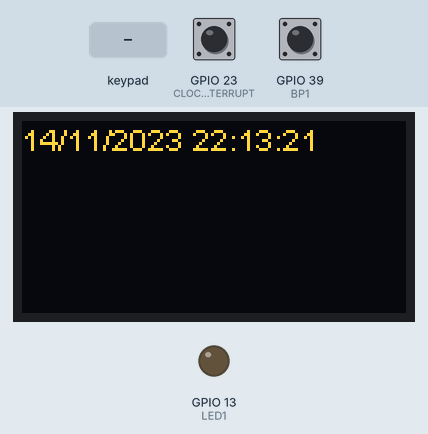
Simulated run of this program. Board: ESP8266 (NodeMCU). Shown: 128×64 one-colour display, output pins drawn as LEDs (lit = HIGH). The test bench sets the inputs (shaded band); at power-on: GPIO 39 (BP1) HIGH, GPIO 23 (CLOCK_INTERRUPT) HIGH. The OLED is the two-colour kind (top 16 rows yellow); the local clock reads 2024-03-15 10:24:30 at power-on unless the program sets it; what the program prints to the serial monitor is not drawn.

Above: at 1.6 s.
1.7 s: GPIO 39 (BP1) driven LOW
At 2.9 s:
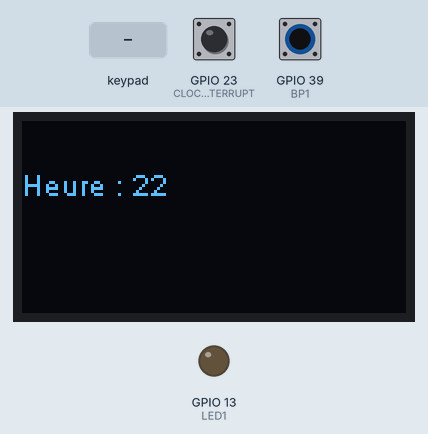
3.5 s: key '*' pressed
At 4.5 s:
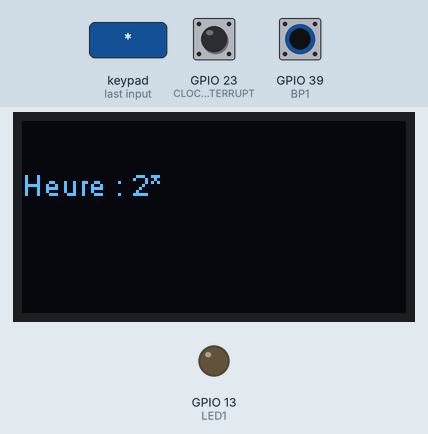
5.5 s: keypad keys 1 2 # pressed 0.4 s apart
At 7.9 s:
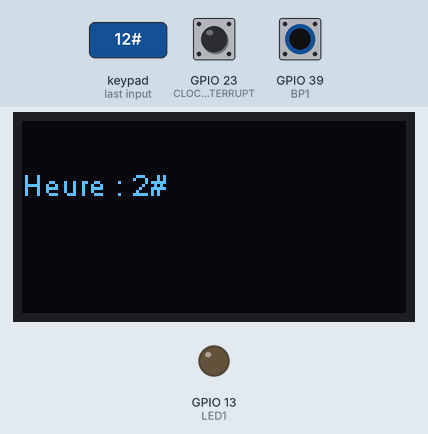
8.5 s: key '*' pressed
At 9.5 s:
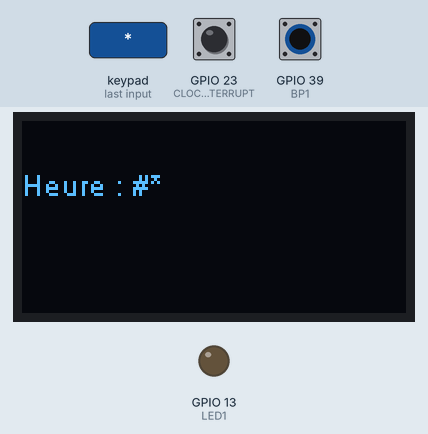
10.5 s: keypad keys 2 5 pressed 0.4 s apart
At 12.2 s:
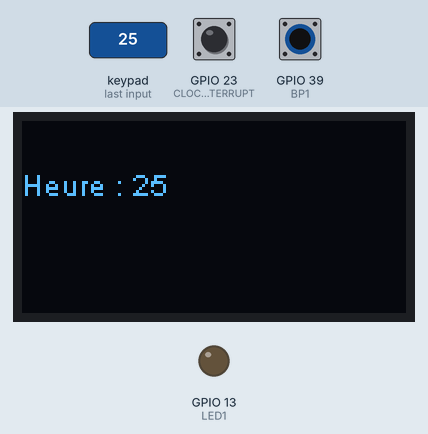
12.8 s: GPIO 39 (BP1) pulsed HIGH 5 times (0.12 s each, 0.3 s apart)
At 13.7 s:
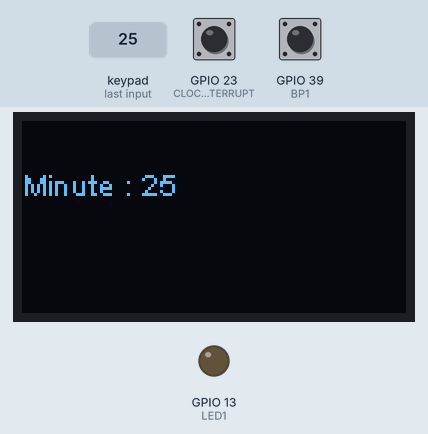
Timing chart, 0 to 15.8 s (numbered marks = the images above; inputs shaded):
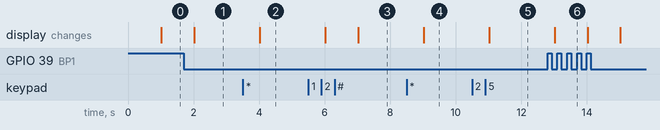

Measured:
- after the input at 1.7 s, the display: changes after 0.32 s (image 1)
- after the input at 3.5 s, the display: changes after 0.52 s (image 2)
- after the input at 5.5 s, the display: first changes after 0.52 s (image 3 shows a later state)
- after the input at 8.5 s, the display: changes after 0.52 s (image 4)
- after the input at 10.5 s, the display: changes after 0.52 s (image 5)
- after the input at 12.8 s, the display: changes after 0.22 s (image 6)

The program:

main.cpp
```cpp
#include <Arduino.h>
#include <Wire.h>
#include <SPI.h>

#include <RTClib.h>
// Librairie : pio lib -g install adafruit/RTClib
// RTClib Library • 2.1.1 • Published on Tue Aug  9 17:19:27 2022
// Ajouter éventuellement dans platformio.includes : /home/USERS/PROFS/pcruchet/.platformio/lib/RTClib/src
// Documentation : https://adafruit.github.io/RTClib/html/index.html

#include <SSD1306Wire.h>
// ESP8266 and ESP32 OLED driver for SSD1306 displays
// Librairie : pio lib -g install 2978
// Auteur :ThingPulse, Fabrice Weinberg

#include <Arduino.h>
#include <Keypad.h>
// Keypad
// Installation : pio lib -g install 165
// Auteurs : Mark Stanley, Alexander Brevig

static const uint8_t LIGNES = 4;
static const uint8_t COLONNES = 3;
char touches[LIGNES * COLONNES] = {
    '1', '2', '3',
    '4', '5', '6',
    '7', '8', '9',
    '*', '0', '#'
};

// Clavier connecteur en haut
//affectation des E/S GPIO aux L0,L1,L2,L3 du clavier
uint8_t brochesEnLigne[LIGNES] = {26,25,33,32};
//affectation des E/S GPIO aux C0,C1,C2 du clavier
uint8_t brochesEnColonne[COLONNES] = {15, 5, 4};

Keypad clavier(touches,brochesEnLigne,brochesEnColonne,LIGNES,COLONNES);

RTC_DS3231 rtc;
const int CLOCK_INTERRUPT = 23;

const int BP1 = 39;
const int BP2 = 34;
const int BP3 = 35;

const int LED1 = 13;
const int LED2 = 12;


enum MODE_FONCTIONNEMENT
{
    NORMAL,
    REGLAGE_HEURE,
    REGLAGE_MINUTE,
    ENREGISTREMENT_ACTUEL,
    REGLAGE_ALARME1,
    REGLAGE_ALARME2,
    FIN
};

MODE_FONCTIONNEMENT modeCourant;

SSD1306Wire display(0x3c,SDA,SCL, GEOMETRY_128_64);

String chaineLue = "00" ;

String int2string(int val)
{
    String retour;
    retour += static_cast<char>('0' + val/10);
    retour += static_cast<char>('0' + val%10);

    return retour;
}

void IRAM_ATTR onAlarme()
{
}

void IRAM_ATTR onBP1()
{
    modeCourant = static_cast<MODE_FONCTIONNEMENT>((modeCourant + 1) %  FIN) ;
}

void setup()
{
    Serial.begin(115200);
    Wire.begin();

    if (!rtc.begin()) {
        Serial.println("L'horloge DS3231 ne fonctionne pas !");
    }
    else
    {
        rtc.adjust(DateTime(F(__DATE__), F(__TIME__)));
        DateTime actuel = rtc.now();

        display.init();
        display.flipScreenVertically();
        display.setFont(ArialMT_Plain_10);
        char horodatage[] = "DD/MM/YYYY hh:mm:ss";
        display.drawString(0, 0, String(actuel.toString(horodatage)));
        display.display();

        // Activer l'interruption
        pinMode(CLOCK_INTERRUPT, INPUT_PULLUP);
        attachInterrupt(digitalPinToInterrupt(CLOCK_INTERRUPT), onAlarme, FALLING);
        rtc.clearAlarm(1);
        rtc.clearAlarm(2);

        // Configurer l'interruption dans 10 secondes
        if(!rtc.setAlarm1(rtc.now() + TimeSpan(1),DS3231_A1_Second))
            Serial.println("Erreur l'alarme n'est pas enclenchée");
        else
        {
            Serial.println("Une alarme apparaîtra dans 10 secondes");
        }
    }

    pinMode(BP1,INPUT);
    attachInterrupt(digitalPinToInterrupt(BP1), onBP1, FALLING);
    pinMode(LED1,OUTPUT);
    digitalWrite(LED1,LOW);
}


void loop()
{

    String heure;
    String minute;

    if (rtc.alarmFired(1))
    {
        Serial.println("Alarme générée !!!");
        rtc.clearAlarm(1);
        if(!rtc.setAlarm1(rtc.now() + TimeSpan(1),DS3231_A1_Second))
        {
            Serial.println("Erreur l'alarme n'est pas enclenchée");
        }
        else
            Serial.println("Une alarme apparaîtra dans 10 secondes");

        char horodatage[] = "DD/MM/YYYY hh:mm:ss";
        DateTime actuel = rtc.now();


        display.clear();
        switch(modeCourant)
        {
        case NORMAL:
            display.drawString(0, 0, String(actuel.toString(horodatage)));
            chaineLue = int2string(actuel.hour());
            break;
        case REGLAGE_HEURE:
            heure = chaineLue;
            display.drawString(0,15,"Heure : " + heure);
            break;
        case REGLAGE_MINUTE:
            minute = chaineLue;
            display.drawString(0,15,"Minute : " + minute);
            break;
        case ENREGISTREMENT_ACTUEL:
            actuel = DateTime(actuel.year(),actuel.month(),actuel.day(),heure.toInt(),minute.toInt());
            rtc.adjust(actuel);
            break;
        case REGLAGE_ALARME1:
            display.drawString(0,15,"Alarme 1 :");
            break;
        case REGLAGE_ALARME2:
            display.drawString(0,15,"Alarme 2 :");
            break;
        default :
            break;
        }

        display.display();
    }

    char touche = clavier.getKey();
    if( touche != NO_KEY)
    {
        Serial.println(touche);
        chaineLue[0] = chaineLue[1];
        chaineLue[1] = touche;


    }
}
```
